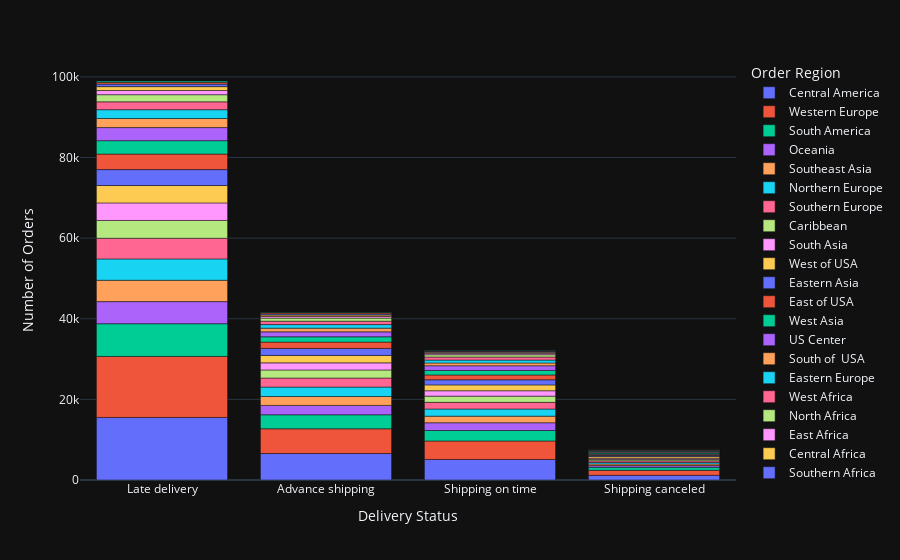

Notebook cell for this chart:
### Code cell
# Group by 'Delivery Status' and 'Order Region' and count the number of orders
data_delivery_status_region = df1.groupby(['Delivery Status', 'Order Region'])['Order Id'].count().reset_index(name='Number of Orders')

# Sort the data by 'Number of Orders' in descending order
data_delivery_status_region = data_delivery_status_region.sort_values(by='Number of Orders', ascending=False)

# Create a bar plot using Plotly Express with different colors and graph style
fig = px.bar(data_delivery_status_region, x='Delivery Status', y='Number of Orders',
             color='Order Region', template='plotly_dark')

# Show the plot
fig.show()

### Figure 1 — Plotly figure (JSON) as saved in the notebook; plotly's stock layout.template omitted (floating-point values rounded to 4 significant figures)
{"data": [{"alignmentgroup": "True", "hovertemplate": "Order Region=Central America<br>Delivery Status=%{x}<br>Number of Orders=%{y}<extra></extra>", "legendgroup": "Central America", "marker": {"color": "#636efa", "pattern": {"shape": ""}}, "name": "Central America", "offsetgroup": "Central America", "orientation": "v", "showlegend": true, "textposition": "auto", "type": "bar", "x": ["Late delivery", "Advance shipping", "Shipping on time", "Shipping canceled"], "xaxis": "x", "y": [15518, 6566, 5090, 1167], "yaxis": "y"}, {"alignmentgroup": "True", "hovertemplate": "Order Region=Western Europe<br>Delivery Status=%{x}<br>Number of Orders=%{y}<extra></extra>", "legendgroup": "Western Europe", "marker": {"color": "#EF553B", "pattern": {"shape": ""}}, "name": "Western Europe", "offsetgroup": "Western Europe", "orientation": "v", "showlegend": true, "textposition": "auto", "type": "bar", "x": ["Late delivery", "Advance shipping", "Shipping on time", "Shipping canceled"], "xaxis": "x", "y": [15140, 6138, 4589, 1242], "yaxis": "y"}, {"alignmentgroup": "True", "hovertemplate": "Order Region=South America<br>Delivery Status=%{x}<br>Number of Orders=%{y}<extra></extra>", "legendgroup": "South America", "marker": {"color": "#00cc96", "pattern": {"shape": ""}}, "name": "South America", "offsetgroup": "South America", "orientation": "v", "showlegend": true, "textposition": "auto", "type": "bar", "x": ["Late delivery", "Advance shipping", "Shipping on time", "Shipping canceled"], "xaxis": "x", "y": [8111, 3476, 2597, 751], "yaxis": "y"}, {"alignmentgroup": "True", "hovertemplate": "Order Region=Oceania<br>Delivery Status=%{x}<br>Number of Orders=%{y}<extra></extra>", "legendgroup": "Oceania", "marker": {"color": "#ab63fa", "pattern": {"shape": ""}}, "name": "Oceania", "offsetgroup": "Oceania", "orientation": "v", "showlegend": true, "textposition": "auto", "type": "bar", "x": ["Late delivery", "Advance shipping", "Shipping on time", "Shipping canceled"], "xaxis": "x", "y": [5482, 2324, 1927, 415], "yaxis": "y"}, {"alignmentgroup": "True", "hovertemplate": "Order Region=Southeast Asia<br>Delivery Status=%{x}<br>Number of Orders=%{y}<extra></extra>", "legendgroup": "Southeast Asia", "marker": {"color": "#FFA15A", "pattern": {"shape": ""}}, "name": "Southeast Asia", "offsetgroup": "Southeast Asia", "orientation": "v", "showlegend": true, "textposition": "auto", "type": "bar", "x": ["Late delivery", "Advance shipping", "Shipping on time", "Shipping canceled"], "xaxis": "x", "y": [5297, 2208, 1631, 403], "yaxis": "y"}, {"alignmentgroup": "True", "hovertemplate": "Order Region=Northern Europe<br>Delivery Status=%{x}<br>Number of Orders=%{y}<extra></extra>", "legendgroup": "Northern Europe", "marker": {"color": "#19d3f3", "pattern": {"shape": ""}}, "name": "Northern Europe", "offsetgroup": "Northern Europe", "orientation": "v", "showlegend": true, "textposition": "auto", "type": "bar", "x": ["Late delivery", "Advance shipping", "Shipping on time", "Shipping canceled"], "xaxis": "x", "y": [5292, 2341, 1775, 384], "yaxis": "y"}, {"alignmentgroup": "True", "hovertemplate": "Order Region=Southern Europe<br>Delivery Status=%{x}<br>Number of Orders=%{y}<extra></extra>", "legendgroup": "Southern Europe", "marker": {"color": "#FF6692", "pattern": {"shape": ""}}, "name": "Southern Europe", "offsetgroup": "Southern Europe", "orientation": "v", "showlegend": true, "textposition": "auto", "type": "bar", "x": ["Late delivery", "Advance shipping", "Shipping on time", "Shipping canceled"], "xaxis": "x", "y": [5129, 2246, 1655, 401], "yaxis": "y"}, {"alignmentgroup": "True", "hovertemplate": "Order Region=Caribbean<br>Delivery Status=%{x}<br>Number of Orders=%{y}<extra></extra>", "legendgroup": "Caribbean", "marker": {"color": "#B6E880", "pattern": {"shape": ""}}, "name": "Caribbean", "offsetgroup": "Caribbean", "orientation": "v", "showlegend": true, "textposition": "auto", "type": "bar", "x": ["Late delivery", "Advance shipping", "Shipping on time", "Shipping canceled"], "xaxis": "x", "y": [4415, 1997, 1539, 367], "yaxis": "y"}, {"alignmentgroup": "True", "hovertemplate": "Order Region=South Asia<br>Delivery Status=%{x}<br>Number of Orders=%{y}<extra></extra>", "legendgroup": "South Asia", "marker": {"color": "#FF97FF", "pattern": {"shape": ""}}, "name": "South Asia", "offsetgroup": "South Asia", "orientation": "v", "showlegend": true, "textposition": "auto", "type": "bar", "x": ["Late delivery", "Advance shipping", "Shipping on time", "Shipping canceled"], "xaxis": "x", "y": [4350, 1765, 1340, 276], "yaxis": "y"}, {"alignmentgroup": "True", "hovertemplate": "Order Region=West of USA <br>Delivery Status=%{x}<br>Number of Orders=%{y}<extra></extra>", "legendgroup": "West of USA ", "marker": {"color": "#FECB52", "pattern": {"shape": ""}}, "name": "West of USA ", "offsetgroup": "West of USA ", "orientation": "v", "showlegend": true, "textposition": "auto", "type": "bar", "x": ["Late delivery", "Advance shipping", "Shipping on time", "Shipping canceled"], "xaxis": "x", "y": [4313, 1835, 1447, 398], "yaxis": "y"}, {"alignmentgroup": "True", "hovertemplate": "Order Region=Eastern Asia<br>Delivery Status=%{x}<br>Number of Orders=%{y}<extra></extra>", "legendgroup": "Eastern Asia", "marker": {"color": "#636efa", "pattern": {"shape": ""}}, "name": "Eastern Asia", "offsetgroup": "Eastern Asia", "orientation": "v", "showlegend": true, "textposition": "auto", "type": "bar", "x": ["Late delivery", "Advance shipping", "Shipping on time", "Shipping canceled"], "xaxis": "x", "y": [3955, 1754, 1264, 307], "yaxis": "y"}, {"alignmentgroup": "True", "hovertemplate": "Order Region=East of USA<br>Delivery Status=%{x}<br>Number of Orders=%{y}<extra></extra>", "legendgroup": "East of USA", "marker": {"color": "#EF553B", "pattern": {"shape": ""}}, "name": "East of USA", "offsetgroup": "East of USA", "orientation": "v", "showlegend": true, "textposition": "auto", "type": "bar", "x": ["Late delivery", "Advance shipping", "Shipping on time", "Shipping canceled"], "xaxis": "x", "y": [3849, 1560, 1208, 298], "yaxis": "y"}, {"alignmentgroup": "True", "hovertemplate": "Order Region=West Asia<br>Delivery Status=%{x}<br>Number of Orders=%{y}<extra></extra>", "legendgroup": "West Asia", "marker": {"color": "#00cc96", "pattern": {"shape": ""}}, "name": "West Asia", "offsetgroup": "West Asia", "orientation": "v", "showlegend": true, "textposition": "auto", "type": "bar", "x": ["Late delivery", "Advance shipping", "Shipping on time", "Shipping canceled"], "xaxis": "x", "y": [3322, 1310, 1114, 263], "yaxis": "y"}, {"alignmentgroup": "True", "hovertemplate": "Order Region=US Center <br>Delivery Status=%{x}<br>Number of Orders=%{y}<extra></extra>", "legendgroup": "US Center ", "marker": {"color": "#ab63fa", "pattern": {"shape": ""}}, "name": "US Center ", "offsetgroup": "US Center ", "orientation": "v", "showlegend": true, "textposition": "auto", "type": "bar", "x": ["Late delivery", "Advance shipping", "Shipping on time", "Shipping canceled"], "xaxis": "x", "y": [3252, 1227, 1174, 234], "yaxis": "y"}, {"alignmentgroup": "True", "hovertemplate": "Order Region=South of  USA <br>Delivery Status=%{x}<br>Number of Orders=%{y}<extra></extra>", "legendgroup": "South of  USA ", "marker": {"color": "#FFA15A", "pattern": {"shape": ""}}, "name": "South of  USA ", "offsetgroup": "South of  USA ", "orientation": "v", "showlegend": true, "textposition": "auto", "type": "bar", "x": ["Late delivery", "Advance shipping", "Shipping on time", "Shipping canceled"], "xaxis": "x", "y": [2256, 927, 672, 190], "yaxis": "y"}, {"alignmentgroup": "True", "hovertemplate": "Order Region=Eastern Europe<br>Delivery Status=%{x}<br>Number of Orders=%{y}<extra></extra>", "legendgroup": "Eastern Europe", "marker": {"color": "#19d3f3", "pattern": {"shape": ""}}, "name": "Eastern Europe", "offsetgroup": "Eastern Europe", "orientation": "v", "showlegend": true, "textposition": "auto", "type": "bar", "x": ["Late delivery", "Advance shipping", "Shipping on time", "Shipping canceled"], "xaxis": "x", "y": [2182, 879, 724, 135], "yaxis": "y"}, {"alignmentgroup": "True", "hovertemplate": "Order Region=West Africa<br>Delivery Status=%{x}<br>Number of Orders=%{y}<extra></extra>", "legendgroup": "West Africa", "marker": {"color": "#FF6692", "pattern": {"shape": ""}}, "name": "West Africa", "offsetgroup": "West Africa", "orientation": "v", "showlegend": true, "textposition": "auto", "type": "bar", "x": ["Late delivery", "Advance shipping", "Shipping on time", "Shipping canceled"], "xaxis": "x", "y": [1953, 849, 769, 125], "yaxis": "y"}, {"alignmentgroup": "True", "hovertemplate": "Order Region=North Africa<br>Delivery Status=%{x}<br>Number of Orders=%{y}<extra></extra>", "legendgroup": "North Africa", "marker": {"color": "#B6E880", "pattern": {"shape": ""}}, "name": "North Africa", "offsetgroup": "North Africa", "orientation": "v", "showlegend": true, "textposition": "auto", "type": "bar", "x": ["Late delivery", "Advance shipping", "Shipping on time", "Shipping canceled"], "xaxis": "x", "y": [1762, 760, 564, 146], "yaxis": "y"}, {"alignmentgroup": "True", "hovertemplate": "Order Region=East Africa<br>Delivery Status=%{x}<br>Number of Orders=%{y}<extra></extra>", "legendgroup": "East Africa", "marker": {"color": "#FF97FF", "pattern": {"shape": ""}}, "name": "East Africa", "offsetgroup": "East Africa", "orientation": "v", "showlegend": true, "textposition": "auto", "type": "bar", "x": ["Late delivery", "Advance shipping", "Shipping on time", "Shipping canceled"], "xaxis": "x", "y": [1036, 399, 346, 71], "yaxis": "y"}, {"alignmentgroup": "True", "hovertemplate": "Order Region=Central Africa<br>Delivery Status=%{x}<br>Number of Orders=%{y}<extra></extra>", "legendgroup": "Central Africa", "marker": {"color": "#FECB52", "pattern": {"shape": ""}}, "name": "Central Africa", "offsetgroup": "Central Africa", "orientation": "v", "showlegend": true, "textposition": "auto", "type": "bar", "x": ["Late delivery", "Advance shipping", "Shipping on time", "Shipping canceled"], "xaxis": "x", "y": [972, 354, 290, 61], "yaxis": "y"}, {"alignmentgroup": "True", "hovertemplate": "Order Region=Southern Africa<br>Delivery Status=%{x}<br>Number of Orders=%{y}<extra></extra>", "legendgroup": "Southern Africa", "marker": {"color": "#636efa", "pattern": {"shape": ""}}, "name": "Southern Africa", "offsetgroup": "Southern Africa", "orientation": "v", "showlegend": true, "textposition": "auto", "type": "bar", "x": ["Late delivery", "Advance shipping", "Shipping on time", "Shipping canceled"], "xaxis": "x", "y": [617, 283, 200, 57], "yaxis": "y"}, {"alignmentgroup": "True", "hovertemplate": "Order Region=Canada<br>Delivery Status=%{x}<br>Number of Orders=%{y}<extra></extra>", "legendgroup": "Canada", "marker": {"color": "#EF553B", "pattern": {"shape": ""}}, "name": "Canada", "offsetgroup": "Canada", "orientation": "v", "showlegend": true, "textposition": "auto", "type": "bar", "x": ["Late delivery", "Advance shipping", "Shipping on time", "Shipping canceled"], "xaxis": "x", "y": [468, 282, 157, 52], "yaxis": "y"}, {"alignmentgroup": "True", "hovertemplate": "Order Region=Central Asia<br>Delivery Status=%{x}<br>Number of Orders=%{y}<extra></extra>", "legendgroup": "Central Asia", "marker": {"color": "#00cc96", "pattern": {"shape": ""}}, "name": "Central Asia", "offsetgroup": "Central Asia", "orientation": "v", "showlegend": true, "textposition": "auto", "type": "bar", "x": ["Late delivery", "Shipping on time", "Advance shipping", "Shipping canceled"], "xaxis": "x", "y": [306, 124, 112, 11], "yaxis": "y"}], "layout": {"barmode": "relative", "legend": {"title": {"text": "Order Region"}, "tracegroupgap": 0}, "margin": {"t": 60}, "xaxis": {"anchor": "y", "domain": [0, 1], "title": {"text": "Delivery Status"}}, "yaxis": {"anchor": "x", "domain": [0, 1], "title": {"text": "Number of Orders"}}}}
